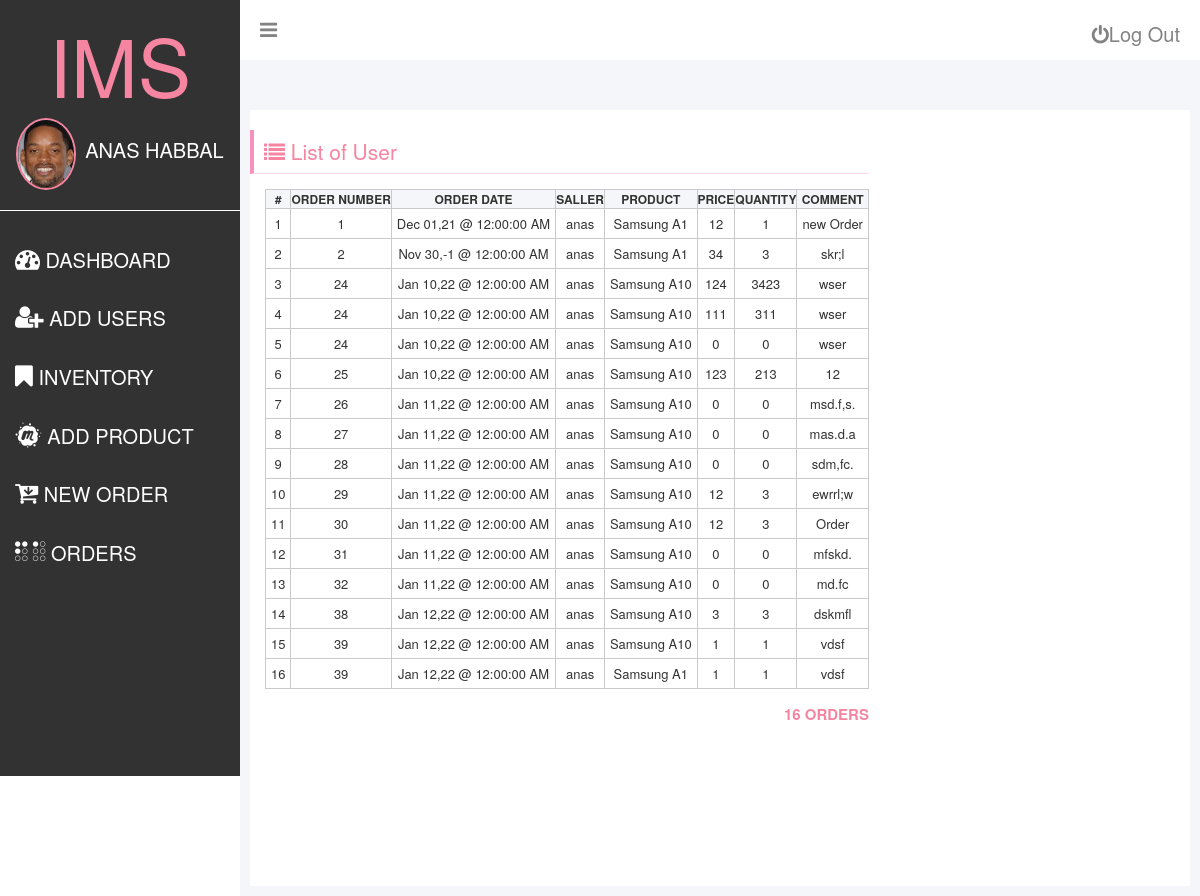
Screenshot of /order-selectht.php (signed in) with the database file from the repository.
### tables this page shows
CREATE TABLE `order_detailes` (
  `id` int(11) NOT NULL,
  `id_prder` int(11) NOT NULL,
  `qte` int(11) NOT NULL,
  `id_product` int(11) NOT NULL,
  `id_user` int(11) NOT NULL,
  `price` int(11) NOT NULL
);

CREATE TABLE `orders` (
  `id` int(11) NOT NULL,
  `lab_order` varchar(50) NOT NULL,
  `date_order` date NOT NULL
);

CREATE TABLE `users` (
  `id` int(11) NOT NULL,
  `first_name` varchar(50) NOT NULL,
  `last_name` varchar(50) NOT NULL,
  `email` varchar(100) NOT NULL,
  `password` varchar(25) NOT NULL,
  `created_at` date NOT NULL,
  `updated_at` date NOT NULL
);

CREATE TABLE `products` (
  `id` int(11) NOT NULL,
  `lab_prod` varchar(50) NOT NULL,
  `price` int(11) NOT NULL,
  `image` varchar(50) NOT NULL,
  `cat` varchar(50) NOT NULL,
  `qte` int(11) NOT NULL
);

### database/orders/get-Orders.php (called while the page is built)
<?php
    include ($_SERVER['DOCUMENT_ROOT'].'/IMS/database/connection.php');
    $stmt = $conn->prepare("SELECT `order_detailes`.`id`, `order_detailes`.`price`, `order_detailes`.`qte`, `order_detailes`.`id_prder`, `orders`.`lab_order`, `orders`.`date_order`, `users`.`first_name`, `products`.`lab_prod`  FROM `order_detailes` INNER JOIN `orders` on `order_detailes`.`id_prder` = `orders`.`id` INNER JOIN `users` on `order_detailes`.`id_user` = `users`.`id` INNER JOIN `products` on `order_detailes`.`id_product` = `products`.`id`");
    $stmt->execute();
    $stmt->setFetchMode(PDO::FETCH_ASSOC);
    return $stmt->fetchAll();
    ?>

### order-selectht.php (the view, shortened to what this page needs)
<?php
    $users = include('database/orders/get-Orders.php');
?>
<html>
    <head>
        <link rel="stylesheet" type="text/css" href="css/IMS.css"/>
        <link rel="stylesheet" href="css/font-awesome/css/font-awesome.min.css">
        <link rel="stylesheet" href="https://cdnjs.cloudflare.com/ajax/libs/bootstrap3-dialog/1.35.4/css/bootstrap-dialog.min.css" />
    </head>
    <body id="dashboard">
        <div id="dashboardMainContainer">
            <?php include('partitials/app-sidebar.php') ?>
            <div id="dashboardContentContainer">
                <?php include('partitials/topnav.php') ?>
                <div class="dashboardContent">
                    <div class="dashboardContentMain">
                        <div class="row">
                            <div class="column ">
                                <h1 class="sectionHeader"><i class="fa fa-list"></i> List of User</h1>
                                <div class="sectionContent orderTable">
                                    <div class="users">
                                        <table>
                                            <thead>
                                                <tr>
                                                    <th>#</th>
                                                    <th>Order Number</th>
                                                    <th>Order Date</th>
                                                    <th>Saller</th>
                                                    <th>Product</th>
                                                    <th>Price</th>
                                                    <th>Quantity</th>
                                                    <th>comment</th>
                                                </tr>
                                            </thead>
                                            <tbody>
                                                <?php foreach($users as $index=> $user){ ?>
                                                    <tr>
                                                        <td><?= $index +1 ?></td>
                                                        <td ><?= $user['id_prder'] ?></td>
                                                        <td ><?= date('M d,y @ h:i:s A', strtotime( $user['date_order'])) ?></td>
                                                        <td ><?= $user['first_name'] ?></td>
                                                        <td><?= $user['lab_prod'] ?></td>
                                                        <td><?= $user['price'] ?></td>
                                                        <td ><?= $user['qte'] ?></td>
                                                        <td><?= $user['lab_order'] ?></td>
                                                    </tr>
                                                <?php } ?>
                                            </tbody>
                                        </table>
                                        <p class="userCount"><?= count($users);?> Orders </p>
                                    </div>
                                </div>
                            </div>
                        </div>
                    </div>
                </div>
            </div>
        </div>
    </body>
    <link rel="stylesheet" href="https://maxcdn.bootstrapcdn.com/bootstrap/3.3.7/css/bootstrap.min.css">
    <link rel="stylesheet" href="https://maxcdn.bootstrapcdn.com/bootstrap/3.3.7/css/bootstrap-theme.min.css">
</html>

### css/IMS.css (style rules this page uses)
body,h1,h2,h3,h4,p,figure,blockquote,dl,dd { margin:0 }
body { min-height:100vh;text-rendering:optimizeSpeed;line-height:1.5 }
body { font-family: arial; }
#dashboardMainContainer { display: flex; flex-direction: row; }
#dashboardContentContainer { width: 80%; background: #f4f6f9; }
div.dashboardContent { padding: 50px 10px 10px 10px; background: #f4f6f9; }
div.dashboardContentMain { background: #fff; height: 100%; padding-bottom: 30px; }
div.row { display: flex; flex-direction: row; flex-wrap: wrap; width: 100%; }
h1.sectionHeader { font-size: 21px; color: #f685a1; border-bottom: 1px solid #ffd7e1; padding-bottom: 11px; padding: 10px; border-left: 4px solid #f690bf; margin-bottom: 15px; margin-left: 15px; }
table { width: 100%; }
table, th, td { border: 1px solid #cacaca; border-collapse: collapse; font-size: 15px; }
table th { font-size: 12px; text-transform: uppercase; background: #f4f6f9; text-align: center; }
table td { font-size: 13px; text-align: center; padding: 5px; }
p.userCount { text-align: right; font-size: 15px; font-weight: bold; text-transform: uppercase; color: #f685a1; padding-top: 15px; }
div.dashboardContentMain { display: flex; flex-direction: row; }
div.orderTable { padding-left: 30px; }

### rows the page displays
order_detailes: id_prder "1", id_prder.date_order "Dec 01,21 @ 12:00:00 AM", id_user.first_name "anas", id_product.lab_prod "Samsung A1", price "12", qte "1", id_prder.lab_order "new Order"
order_detailes: id_prder "2", id_prder.date_order "Nov 30,-1 @ 12:00:00 AM", id_user.first_name "anas", id_product.lab_prod "Samsung A1", price "34", qte "3", id_prder.lab_order "skr;l"
order_detailes: id_prder "24", id_prder.date_order "Jan 10,22 @ 12:00:00 AM", id_user.first_name "anas", id_product.lab_prod "Samsung A10", price "124", qte "3423", id_prder.lab_order "wser"
order_detailes: id_prder "24", id_prder.date_order "Jan 10,22 @ 12:00:00 AM", id_user.first_name "anas", id_product.lab_prod "Samsung A10", price "111", qte "311", id_prder.lab_order "wser"
order_detailes: id_prder "24", id_prder.date_order "Jan 10,22 @ 12:00:00 AM", id_user.first_name "anas", id_product.lab_prod "Samsung A10", price "0", qte "0", id_prder.lab_order "wser"
order_detailes: id_prder "25", id_prder.date_order "Jan 10,22 @ 12:00:00 AM", id_user.first_name "anas", id_product.lab_prod "Samsung A10", price "123", qte "213", id_prder.lab_order "12"
order_detailes: id_prder "26", id_prder.date_order "Jan 11,22 @ 12:00:00 AM", id_user.first_name "anas", id_product.lab_prod "Samsung A10", price "0", qte "0", id_prder.lab_order "msd.f,s."
order_detailes: id_prder "27", id_prder.date_order "Jan 11,22 @ 12:00:00 AM", id_user.first_name "anas", id_product.lab_prod "Samsung A10", price "0", qte "0", id_prder.lab_order "mas.d.a"
order_detailes: id_prder "28", id_prder.date_order "Jan 11,22 @ 12:00:00 AM", id_user.first_name "anas", id_product.lab_prod "Samsung A10", price "0", qte "0", id_prder.lab_order "sdm,fc."
order_detailes: id_prder "29", id_prder.date_order "Jan 11,22 @ 12:00:00 AM", id_user.first_name "anas", id_product.lab_prod "Samsung A10", price "12", qte "3", id_prder.lab_order "ewrrl;w"
order_detailes: id_prder "30", id_prder.date_order "Jan 11,22 @ 12:00:00 AM", id_user.first_name "anas", id_product.lab_prod "Samsung A10", price "12", qte "3", id_prder.lab_order "Order"
order_detailes: id_prder "31", id_prder.date_order "Jan 11,22 @ 12:00:00 AM", id_user.first_name "anas", id_product.lab_prod "Samsung A10", price "0", qte "0", id_prder.lab_order "mfskd."
order_detailes: id_prder "32", id_prder.date_order "Jan 11,22 @ 12:00:00 AM", id_user.first_name "anas", id_product.lab_prod "Samsung A10", price "0", qte "0", id_prder.lab_order "md.fc"
order_detailes: id_prder "38", id_prder.date_order "Jan 12,22 @ 12:00:00 AM", id_user.first_name "anas", id_product.lab_prod "Samsung A10", price "3", qte "3", id_prder.lab_order "dskmfl"
order_detailes: id_prder "39", id_prder.date_order "Jan 12,22 @ 12:00:00 AM", id_user.first_name "anas", id_product.lab_prod "Samsung A10", price "1", qte "1", id_prder.lab_order "vdsf"
order_detailes: id_prder "39", id_prder.date_order "Jan 12,22 @ 12:00:00 AM", id_user.first_name "anas", id_product.lab_prod "Samsung A1", price "1", qte "1", id_prder.lab_order "vdsf"

### other values shown
$user['first_name'] "ANAS"
$user['last_name'] "HABBAL"
count($users) "16"
